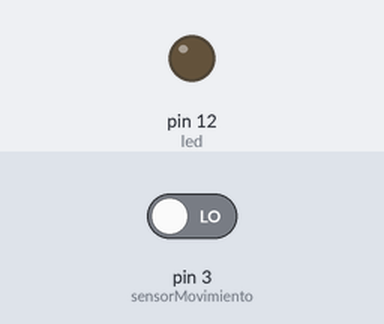
A sketch run on a simulated Arduino Uno, built with avr-gcc and run on an emulated ATmega328P. Shown: output pins drawn as LEDs (lit = HIGH). Dashed ring = blinking. The test bench sets the inputs (shaded band); at power-on: pin 3 (sensorMovimiento) LOW.

Above: at 1.2 s.
1.3 s: pin 3 (sensorMovimiento) driven HIGH
At 1.55 s:
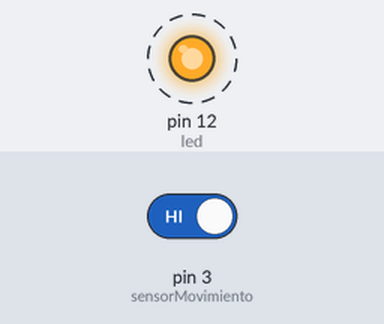
4.3 s: pin 3 (sensorMovimiento) driven LOW
At 4.3 s:
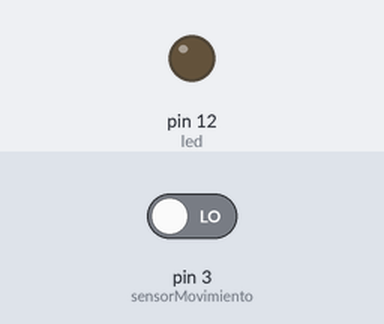
Timing chart, 0 to 7.3 s (numbered marks = the images above; inputs shaded):
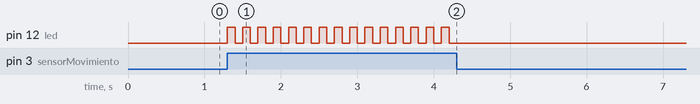

Measured:
- after the input at 1.3 s, pin 12 (led): alternates HIGH for 0.10 s and LOW for 0.10 s, starting at once
- after the input at 4.3 s, pin 12 (led): stops changing and stays LOW

The sketch:

ej6.ino
```cpp
#define led 12
#define sensorMovimiento 3

bool movimientoDetectado = false;

void setup() {
  Serial.begin(9600);
  pinMode(sensorMovimiento, INPUT);
  pinMode(led, OUTPUT);
  attachInterrupt(digitalPinToInterrupt(sensorMovimiento), detectarMovimiento, RISING);
}

void loop() {
  if (movimientoDetectado) {
    parpadearLed();
  }
}

void parpadearLed() {
  digitalWrite(led, HIGH);
  delay(100);
  digitalWrite(led, LOW);
  delay(100);
}

void detectarMovimiento() {
  movimientoDetectado = true;
  detachInterrupt(digitalPinToInterrupt(sensorMovimiento));
  attachInterrupt(digitalPinToInterrupt(sensorMovimiento), detectarQuietud, FALLING);
}

void detectarQuietud() {
  movimientoDetectado = false;
  detachInterrupt(digitalPinToInterrupt(sensorMovimiento));
  attachInterrupt(digitalPinToInterrupt(sensorMovimiento), detectarMovimiento, RISING);
}
```
